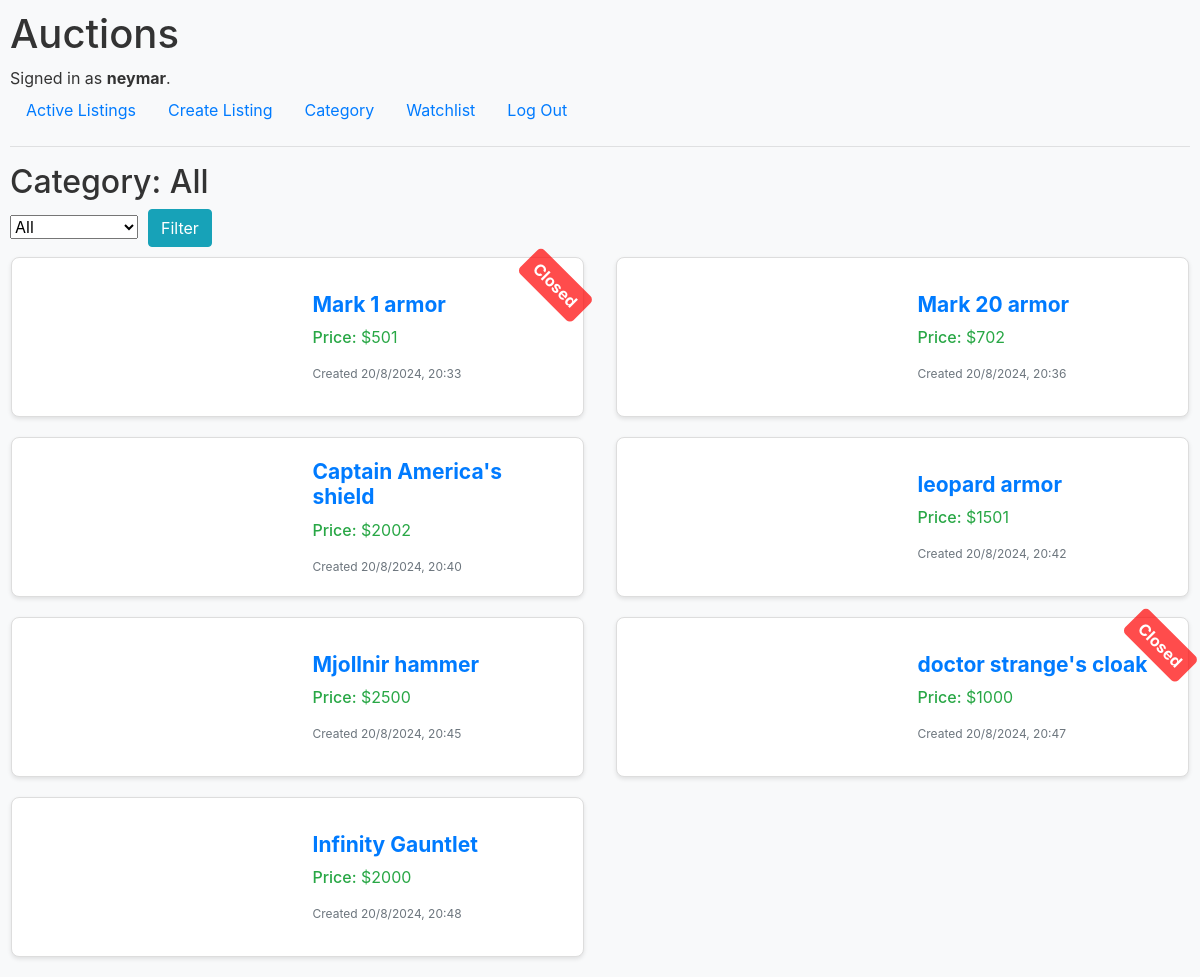
/category (signed in), run on the app's committed database.
### auctions/models.py (models this page shows)
class User(AbstractUser):
    pass

class AuctionList(models.Model):
    title = models.CharField(max_length=64)
    description = models.CharField(max_length=200)
    category = models.CharField(max_length=64)
    time = models.CharField(max_length=64)
    image_url = models.CharField(max_length=1000)
    price = models.IntegerField()
    closed = models.BooleanField(default = False)

### auctions/views.py (the view)
# urls.py: path("category", views.category, name="category")
def category(request):
    category = "All"
    products = AuctionList.objects.all()
    if request.method == "POST":
        category = request.POST.get("category")
    if category != "All" and category in CATEGORIES:
        products = products.filter(category=category)
    return render(request, "auctions/category.html", {
        "categories": CATEGORIES,
        "products": products,
        "category": category
    })

### auctions/templates/auctions/category.html (shortened to what this page needs)
{% extends "auctions/layout.html" %}
{% block body %}
    <h2>Category: {{ category }}</h2>
    <form action="{% url 'category' %}" method="post">
        <select name="category">
            <option name="category" value="All">All</option>
            <input type="submit" class="btn btn-info" value="Filter" style="margin-left: 10px;">
        </select>
    </form>
    <div class="products row">
        {% for product in products %}
            <div class="col-md-6">
                <a href="{% url 'specific' product.id %}">
                    <div class="product row">
                        <div class="product-img col-md-6">
                        </div>
                        <div class="product-infor col-md-6">
                            <h4>{{ product.title }}</h4>
                            <p><span>Price:</span> ${{ product.price }}</p>
                            <small>{{ product.time }}</small>
                        </div>
                        {% if product.closed %}
                            <div class="closed">Closed</div>
                        {% endif %}
                    </div>
                </a>
            </div>
        {% endfor %}
    </div>
{% endblock %}

### auctions/templates/auctions/layout.html (shortened to what this page needs)
{% load static %}
<!DOCTYPE html>
<html lang="en">
    <head>
        <link rel="stylesheet" href="https://stackpath.bootstrapcdn.com/bootstrap/4.4.1/css/bootstrap.min.css">
        <link href="{% static 'auctions/styles.css' %}" rel="stylesheet">
    </head>
    <body>
        <h1>Auctions</h1>
        <div>
            {% if user.is_authenticated %}
                Signed in as <strong>{{ user.username }}</strong>.
            {% else %}
                Not signed in.
            {% endif %}
        </div>
        <ul class="nav">
            <li class="nav-item">
                <a class="nav-link" href="{% url 'index' %}">Active Listings</a>
            </li>
            <li class="nav-item">
                <a class="nav-link" href="{% url 'create listing' %}">Create Listing</a>
            </li>
            <li class="nav-item">
                <a class="nav-link" href="{% url 'category' %}">Category</a>
            </li>
            <li class="nav-item">
                <a class="nav-link" href="{% url 'watchlist' %}">Watchlist</a>
            </li>
            {% if user.is_authenticated %}
                <li class="nav-item">
                    <a class="nav-link" href="{% url 'logout' %}">Log Out</a>
                </li>
            {% endif %}
        </ul>
        <hr>
        {% block body %}
        {% endblock %}
    </body>
</html>

### auctions/static/auctions/styles.css (style rules this page uses)
body { padding: 10px; background-color: #f8f9fa; color: #333; }
.product { position: relative; display: flex; justify-content: center; align-items: center; height: 160px; border: 1px solid #ddd; border-radius: 8px; background-color: #fff; box-shadow: 0 2px 4px rgba(0, 0, 0, 0.1); margin: 10px 1px; transition: transform 0.2s, box-shadow 0.2s; }
.closed { position: absolute; top: 10px; right: -10px; background-color: rgba(255, 0, 0, 0.7); color: #fff; padding: 5px 10px; border-radius: 5px; font-weight: bold; transform: rotate(45deg); transform-origin: center; transition: background-color 0.2s; }
.product h4 { overflow: hidden; text-overflow: ellipsis; }
.product-img { position: relative; border-top-left-radius: 8px; border-top-right-radius: 8px; display: flex; height: 100%; justify-content: center; align-items: center; }
.product-infor { padding: 15px; display: flex; flex-direction: column; justify-content: space-between; }
.product-infor span { font-weight: 500; }
.product-infor p { color: #28a745; }
.product-infor h4 { font-size: 21px; font-weight: bold; color: #007bff; }
.product-infor small { font-size: 12px; color: #6c757d; }

### data on the page
User: username "neymar"
AuctionList: title "Mark 1 armor", price "501", time "Created 20/8/2024, 20:33", closed "Closed"
AuctionList: title "Mark 20 armor", price "702", time "Created 20/8/2024, 20:36"
AuctionList: title "Captain America's shield", price "2002", time "Created 20/8/2024, 20:40"
AuctionList: title "leopard armor", price "1501", time "Created 20/8/2024, 20:42"
AuctionList: title "Mjollnir hammer", price "2500", time "Created 20/8/2024, 20:45"
AuctionList: title "doctor strange's cloak", price "1000", time "Created 20/8/2024, 20:47", closed "Closed"
AuctionList: title "Infinity Gauntlet", price "2000", time "Created 20/8/2024, 20:48"

### other printed values
{{ category }} "All"
